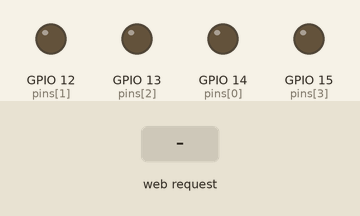
This sketch was run on a simulated ESP8266 (NodeMCU). Parts: output pins drawn as LEDs (lit = HIGH). Inputs (shaded band) come from the test bench. WiFi joins after 1.5 s; servers stay silent unless stated; what the sketch prints to the serial monitor is not drawn.

Above: at 3.2 s.
3.3 s: HTTP request GET /open received
At 3.54 s:
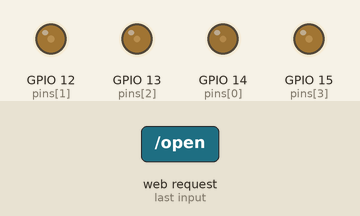
At 25.9 s:
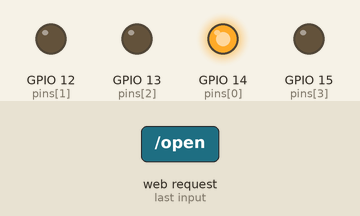
Timing chart, 0 to 26.2 s (numbered marks = the images above; inputs shaded):
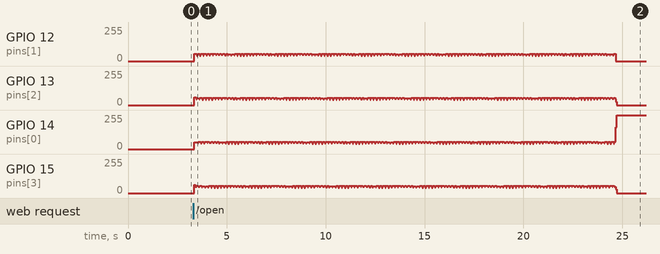

The sketch:

shutters.ino
```cpp
#include <ESP8266WiFi.h>
#include <ESP8266HTTPClient.h>
#include <ESP8266WebServer.h>

ESP8266WebServer server(80);

//network settings
const char* ssid = "NETWORK ID";
const char* password = "NETWORK PASSWORD";

//available pins
int pins[] = {14,12,13,15};

//lets start from 0
int curr_pin = 0;


//direction 0 -> close, 1 -> open
int dir = 0;

//current loops
int loops = 0;


//wrong request
void handleNotFound(){
  server.send(404, "text/plain", "404: Not found");
};


void setup() {
  //set output for pins
  pinMode(14, OUTPUT);
  pinMode(12, OUTPUT);
  pinMode(13, OUTPUT);
  pinMode(15, OUTPUT);
  //connect with wifi
  WiFi.begin(ssid, password);
  while (WiFi.status() != WL_CONNECTED){
    delay(1000);
    Serial.print("Connecting...");
  }

  //configure routes
  server.on("/open", startOpen);
  server.on("/close", startClose);
  //404
  server.onNotFound(handleNotFound);

  //start
  server.begin();
}

//init opening
void startOpen(){
  if(loops > 0|| dir == 1)return;
  loops = 10000;
  dir = 1;
}
//init closing
void startClose(){
  if(loops > 0 || dir == 0)return;
  loops = 10000;
  dir = 0;
}

void loop() {
  //check for http
 server.handleClient();
 //while number of loops is less bigger than 0 handle current state (closing/opening)
 if(loops > 0){
  if(dir == 0)closeFunction();
  if(dir == 1)openFunction();
 }
 delay(2);
}

//iterate through every pin for the motor and handle it, goes from pin 1 to pin 4 to init rotation
void openFunction(){
  curr_pin = (curr_pin > 3 ? 0 : curr_pin + 1);
  for(int x = 0; x < 4; x++){
      digitalWrite(pins[x], (x == curr_pin ? HIGH : LOW));
  }
  loops--;
}
void closeFunction(){
  curr_pin = (curr_pin == 0 ? 3 : curr_pin - 1);
  for(int x = 3; x >= 0; x--){
      digitalWrite(pins[x], (x == curr_pin ? HIGH : LOW));
  }
  loops--;
}
```
